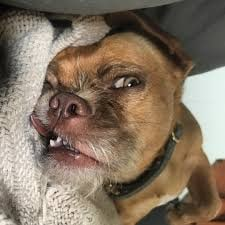
#> input picture AUF/ABU 1.jpg, 225 x 225 px; its folder holds only this picture in this run
$ python main.py   (older library calls are emulated)
#> lines starting #> are read from the running program, lines starting #| are printed output that depends on the picture
from PIL import Image, ImageFilter, ImageDraw, ImageFont
import os

for j in os.listdir('.'):
    if j.endswith('.jpg'):
        img = Image.open(j)
#> img is the input picture: PIL image 225x225 RGB; mean R, G, B 131.2, 115.2, 97.7
        fn, flext = os.path.splitext(j)

        rs = img.convert('L')
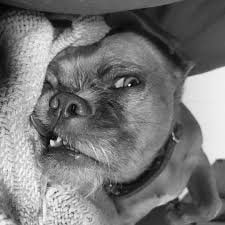
#> rs: PIL image 225x225 L; min 0, max 252, mean 118
        rs1 = rs.filter(ImageFilter.DETAIL)
        rs2 = rs1.resize((1080, 1080))
        width, height = rs2.size
#> width = 1080; height = 1080

        draw = ImageDraw.Draw(rs2)
        text = "ABU ZH"
        title = "WHITE"
        font = ImageFont.truetype("arial.ttf", 80)
        textwidth, textheight = draw.textsize(text, font)
#> textwidth = 309; textheight = 76

        margin = 10
        x = width - textwidth - margin
#> x = 761
        y = height - textheight - margin
#> y = 994

        draw.text((x, y), text, title, font=font)

        rs2.save('Abubakir/{}{}'.format(fn, flext))
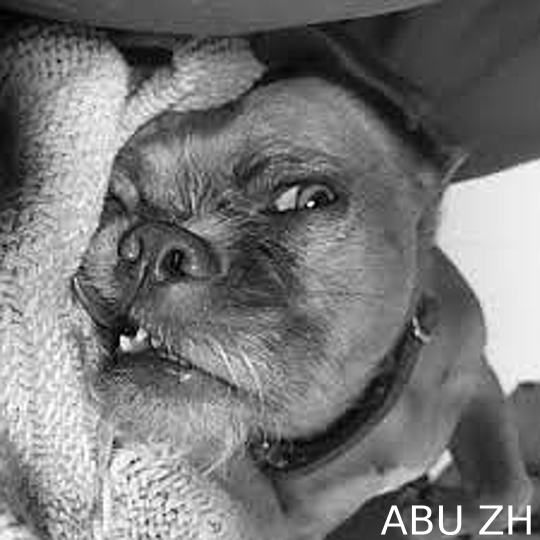
#> saved as ABU 1.jpg: PIL image 1080x1080 L (shown at 1/2 size); min 0, max 255, mean 118.8
